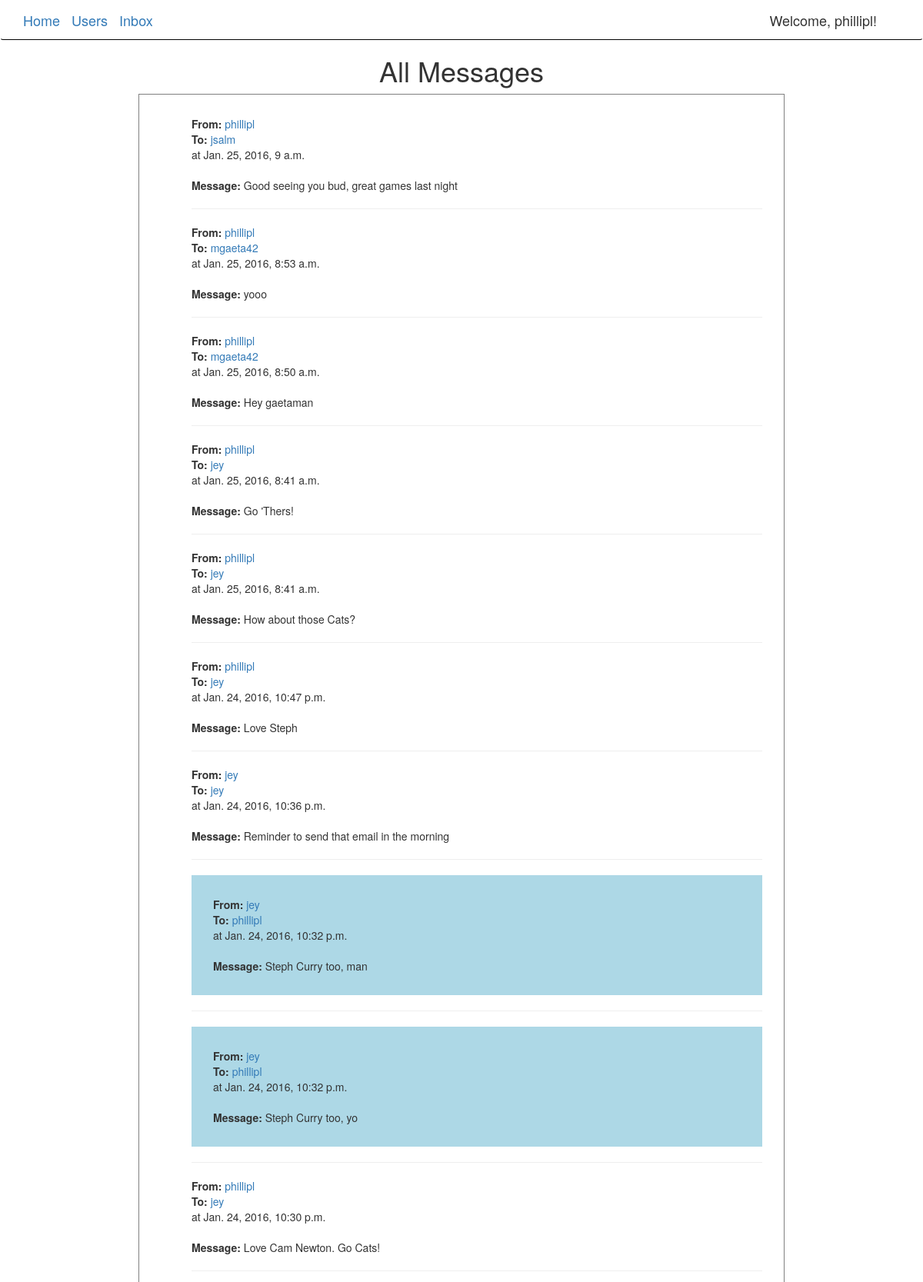
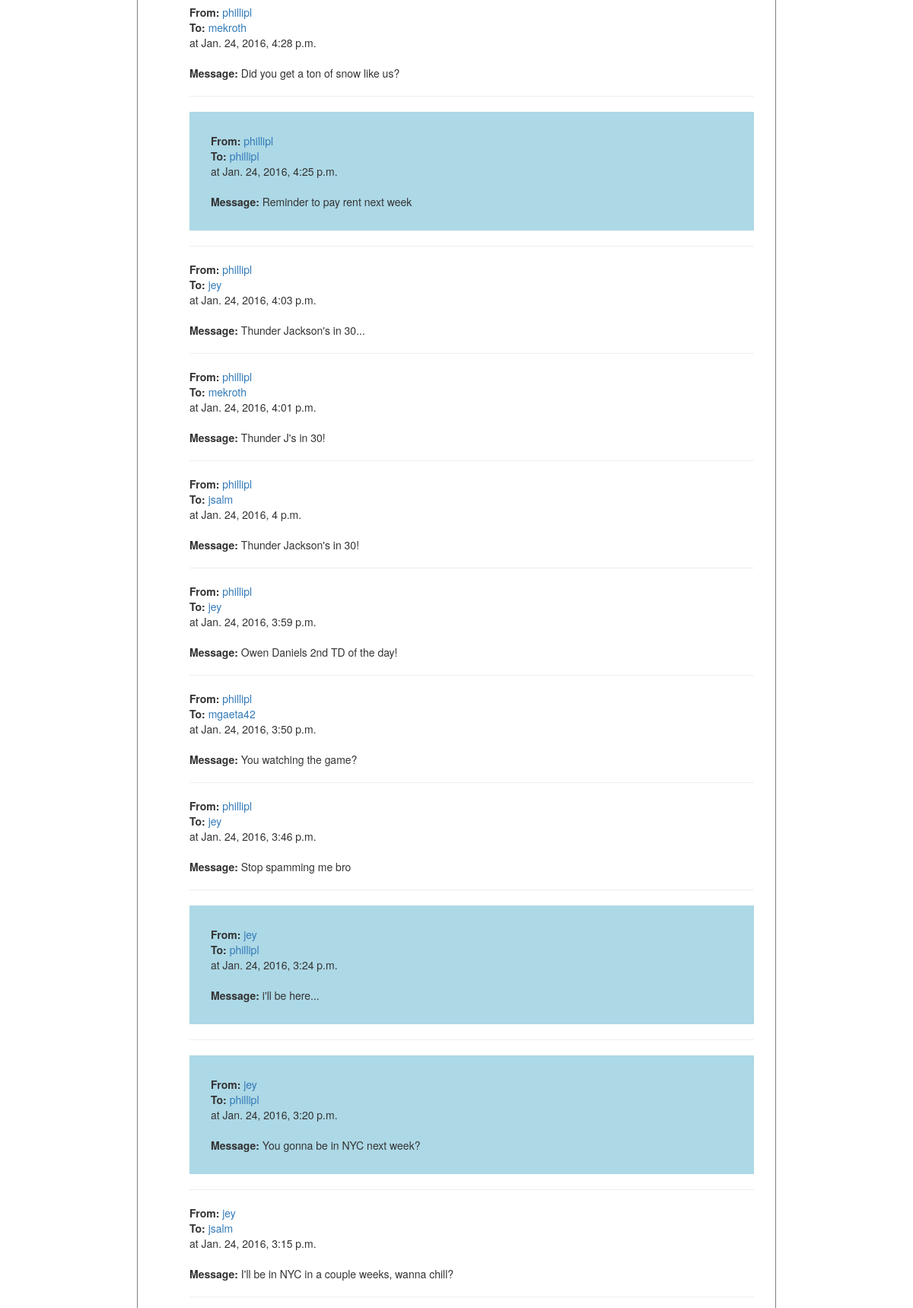
The app's page / (signed in, upper part) with its own data (2 pictures, top to bottom).
### demo/models.py (models this page shows, shortened)
class Notification(SelfPublishModel, models.Model):
    serializer_class = NotificationSerializer
    message = models.TextField()
    user = models.ForeignKey(settings.AUTH_USER_MODEL, related_name='receiving_user')
    sending_user = models.ForeignKey(settings.AUTH_USER_MODEL, related_name='sending_user', default = DEFAULT_USER_ID)
    created = models.DateTimeField(auto_now_add=True)

### demo/views.py (the view)
# urls.py: url(r'^$', Notifications.as_view(), name='home'),
class Notifications(ListView):
	model = Notification
	template_name = 'home.html'
	users = forms.ModelChoiceField(queryset=User.objects.all().order_by('username'))
	def get_queryset(self):
		return self.model.objects.order_by('-pk')[:25]

### templates/home.html (shortened to what this page needs)
<!DOCTYPE html>
{% extends 'base.html' %}
{% load static %}
{% load swampdragon_tags %}
{% block content %}
	{% block bodyblock %}
	<h1>All Messages </h1>
	<div class="recent-messages">
		<ul id="notifications">
		    {% for notification in object_list %}
				{% if user and notification.user == user %}
			    <div id="alternate_color">
			    {% endif %}
				    <li><div id="detail">From: </div>
				    	<a href="/new_message/{{ notification.sending_user.id }}"> {{ notification.sending_user }}</a>
				    </li>
				    <li><div id="detail">To: </div>
				    	<a href="/new_message/{{ notification.user.id }}"> {{ notification.user }}</a>
				    </li>
				    <li>at {{ notification.created }}</li></br>
				    <li><div id="detail">Message: </div>{{ notification.message }}</li>
	    		{% if user and notification.user == user %}
				</div>
				{% endif %}
			    <hr>
		    {% endfor %}
		</ul>
	</div>
	{% endblock %}
{% endblock %}

### templates/base.html (shortened to what this page needs)
{% load static %}
{% load swampdragon_tags %}
<head>
<link rel="stylesheet" href="{{ STATIC_URL }}notifications.css">
<link rel="stylesheet" href="https://maxcdn.bootstrapcdn.com/bootstrap/3.3.6/css/bootstrap.min.css">
<link rel="stylesheet" href="https://maxcdn.bootstrapcdn.com/bootstrap/3.3.6/css/bootstrap-theme.min.css">
</head>
<div class="navbar navbar" role="navigation">
	  <div class="container">
	    <div class="navbar-header">
	      <a class="navbar-brand" href="/home/">Home</a>
	      <a class="navbar-brand" href="/users/">Users</a>
	      <a class="navbar-brand" href="/home/your_messages/">Inbox</a>
	    </div>
	    <div class="navbar-collapse collapse">
	      <ul class="nav navbar-nav pull-right">
	          {% if user and not user.is_anonymous %}
	          <li class="navbar-brand">Welcome, {{ user }}!</li>
	          {% else %}
	          	<a class="navbar-brand" href="/admin">Admin Login</a>
	          {% endif %}
	      </ul>
	  </div>
	</div>
</div>
{% block content %}{% endblock %}

### static/notifications.css (style rules this page uses)
li { list-style-type:none; }
.recent-messages, .list-users { border: 1px solid gray; width: 70%; margin-left: 15%; padding: 2em; }
h1 { text-align: center; }
.navbar.navbar { border-bottom: 1px solid black; }
#detail { font-weight: bold; display: inline; }
#alternate_color { background-color: lightblue; padding: 2em; }

### records on screen
Notification: sending_user "phillipl", user "jsalm", created "Jan. 25, 2016, 9 a.m.", message "Good seeing you bud, great games last night"
Notification: sending_user "phillipl", user "mgaeta42", created "Jan. 25, 2016, 8:53 a.m.", message "yooo"
Notification: sending_user "phillipl", user "mgaeta42", created "Jan. 25, 2016, 8:50 a.m.", message "Hey gaetaman"
Notification: sending_user "phillipl", user "jey", created "Jan. 25, 2016, 8:41 a.m.", message "Go 'Thers!"
Notification: sending_user "phillipl", user "jey", created "Jan. 25, 2016, 8:41 a.m.", message "How about those Cats?"
Notification: sending_user "phillipl", user "jey", created "Jan. 24, 2016, 10:47 p.m.", message "Love Steph"
Notification: sending_user "jey", user "jey", created "Jan. 24, 2016, 10:36 p.m.", message "Reminder to send that email in the morning"
Notification: sending_user "jey", user "phillipl", created "Jan. 24, 2016, 10:32 p.m.", message "Steph Curry too, man"
Notification: sending_user "jey", user "phillipl", created "Jan. 24, 2016, 10:32 p.m.", message "Steph Curry too, yo"
Notification: sending_user "phillipl", user "jey", created "Jan. 24, 2016, 10:30 p.m.", message "Love Cam Newton. Go Cats!"
Notification: sending_user "phillipl", user "mekroth", created "Jan. 24, 2016, 4:28 p.m.", message "Did you get a ton of snow like us?"
Notification: sending_user "phillipl", user "phillipl", created "Jan. 24, 2016, 4:25 p.m.", message "Reminder to pay rent next week"
Notification: sending_user "phillipl", user "jey", created "Jan. 24, 2016, 4:03 p.m.", message "Thunder Jackson's in 30..."
Notification: sending_user "phillipl", user "mekroth", created "Jan. 24, 2016, 4:01 p.m.", message "Thunder J's in 30!"
Notification: sending_user "phillipl", user "jsalm", created "Jan. 24, 2016, 4 p.m.", message "Thunder Jackson's in 30!"
Notification: sending_user "phillipl", user "jey", created "Jan. 24, 2016, 3:59 p.m.", message "Owen Daniels 2nd TD of the day!"
Notification: sending_user "phillipl", user "mgaeta42", created "Jan. 24, 2016, 3:50 p.m.", message "You watching the game?"
Notification: sending_user "phillipl", user "jey", created "Jan. 24, 2016, 3:46 p.m.", message "Stop spamming me bro"
Notification: sending_user "jey", user "phillipl", created "Jan. 24, 2016, 3:24 p.m.", message "i'll be here..."
Notification: sending_user "jey", user "phillipl", created "Jan. 24, 2016, 3:20 p.m.", message "You gonna be in NYC next week?"
Notification: sending_user "jey", user "jsalm", created "Jan. 24, 2016, 3:15 p.m.", message "I'll be in NYC in a couple weeks, wanna chill?"

### other values on screen
{{ user }} "phillipl"
